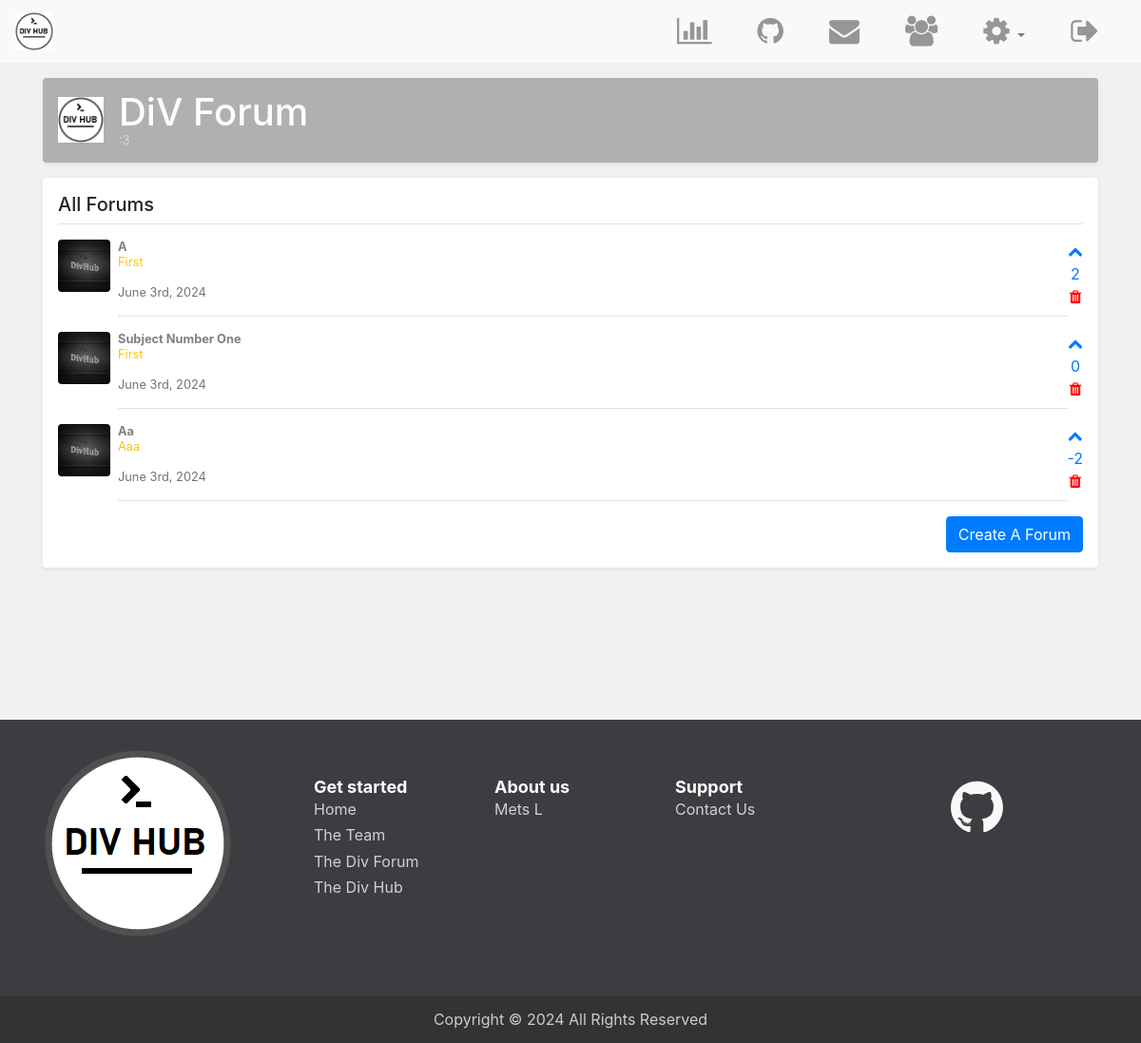
The app's page /topics.php (signed in) with its own data.
### tables this page shows
CREATE TABLE IF NOT EXISTS `topics` (
  `topic_id` int NOT NULL AUTO_INCREMENT,
  `topic_subject` varchar(255) NOT NULL,
  `topic_date` datetime NOT NULL,
  `topic_cat` int NOT NULL,
  `topic_by` int NOT NULL,
  PRIMARY KEY (`topic_id`),
  KEY `topic_cat` (`topic_cat`),
  KEY `topic_by` (`topic_by`)
);

CREATE TABLE IF NOT EXISTS `users` (
  `idUsers` int NOT NULL AUTO_INCREMENT,
  `userLevel` int NOT NULL DEFAULT '0',
  `f_name` varchar(50) NOT NULL,
  `l_name` varchar(50) NOT NULL,
  `uidUsers` tinytext NOT NULL,
  `emailUsers` tinytext NOT NULL,
  `pwdUsers` longtext NOT NULL,
  `gender` char(1) NOT NULL,
  `headline` varchar(500) DEFAULT NULL,
  `bio` varchar(4000) DEFAULT NULL,
  `userImg` varchar(500) DEFAULT 'default.png',
  PRIMARY KEY (`idUsers`)
);

### topics.php (the view, shortened to what this page needs)
<?php
    require 'includes/dbh.inc.php';
    include 'includes/HTML-head.php';
?>
	<link rel="stylesheet" type="text/css" href="css/list-page.css">
    </head>
    <body style="background: #f1f1f1">
        <?php
            include 'includes/navbar.php';
        ?>
        <main role="main" class="container">
      <div class="d-flex align-items-center p-3 my-3 text-white-50 bg-purple rounded shadow-sm">
          <img class="mr-3" src="img/200.png" alt="" width="48" height="48">
        <div class="lh-100">
          <h1 class="mb-0 text-white lh-100">DiV Forum</h1>
          <small>:3</small>
        </div>
      </div>
      <div class="my-3 p-3 bg-white rounded shadow-sm">
          <h5 class="border-bottom border-gray pb-2 mb-0">
                <?php
                    if(isset($_GET['cat']))
                    {
                        echo '<a href="forum.php">Forums</a>
                        / <span style="color: #709fea ">'.ucwords($category['cat_name'])."</span>";
                    }
                    else
                    {
                        echo 'All Forums';
                    }
                ?>
          </h5>
        <?php
            $sql = "select topic_id, topic_subject, topic_date, topic_cat, topic_by, userImg, idUsers, uidUsers, cat_name, (
                            select sum(post_votes)
                        from posts
                        where post_topic = topic_id
                        ) as upvotes
                    from topics, users, categories
                    where ";
            $sql .= "topics.topic_by = users.idUsers
                    and topics.topic_cat = categories.cat_id
                    order by topic_id asc ";
            $stmt = mysqli_stmt_init($conn);
            if (!mysqli_stmt_prepare($stmt, $sql))
            {
                die('SQL error');
            }
            else
            {
                mysqli_stmt_execute($stmt);
                $result = mysqli_stmt_get_result($stmt);
                while ($row = mysqli_fetch_assoc($result))
                {
                    echo '<a href="posts.php?topic='.$row['topic_id'].'">
                        <div class="media text-muted pt-3">
                            <img src="img/forum-cover.png" alt="" class="mr-2 rounded div-img">
                            <p class="media-body pb-3 mb-0 small lh-125 border-bottom border-gray">
                              <strong class="d-block text-gray-dark">'.ucwords($row['topic_subject']).'</strong></a>
                              <span class="text-warning">'.ucwords($row['uidUsers']).'</span><br><br>
                              '.date("F jS, Y", strtotime($row['topic_date'])).'
                            </p>
                            <span class="text-primary text-center">
                                <i class="fa fa-chevron-up" aria-hidden="true"></i><br>
                                    '.$row['upvotes'].'<br>';
                    if ($_SESSION['userLevel'] == 1 || $_SESSION['userId'] == $row['idUsers'])
                    {
                        echo '<a href="includes/delete-forum.php?id='.$row['topic_id'].'&page=topics" >
                                <i class="fa fa-trash" aria-hidden="true" style="color: red;"></i>
                              </a>
                            </span>';
                    }
                    else
                    {
                        echo '</span>';
                    }
                    echo '</span>
                            </div>';
                }
           }
        ?>
        <small class="d-block text-right mt-3">
            <a href="create-topic.php" class="btn btn-primary">Create A Forum</a>
        </small>
    </main>
        <?php include 'includes/footer.php'; ?>
    </body>
</html>

### css/styles.css (style rules this page uses)
html, body { height: 100%; }
img { max-width: 100%; }
a { text-decoration: none }
h1 { color: #ff9000; }
* { word-wrap: break-word; overflow-wrap: break-word; }
h1, h2, h3, h4, h5, h6, p, a, ul, span, li, img, inpot, button { margin: 0; padding: 0; }

### css/list-page.css (style rules this page uses)
html, body { overflow-x: hidden; }
.text-white-50 { color: rgba(255, 255, 255, .5); }
.bg-purple { background-color: #B0B0B0; }
.lh-100 { line-height: 1; }
.lh-125 { line-height: 1.25; }
.div-img { width: 55px; height: 55px; object-fit: cover; transition: transform .2s; }
a { color: gray; }

### records on screen
topics: topic_subject "A", topic_by.uidUsers "First", topic_date "June 3rd, 2024", upvotes "2"
topics: topic_subject "Subject Number One", topic_by.uidUsers "First", topic_date "June 3rd, 2024", upvotes "0"
topics: topic_subject "Aa", topic_by.uidUsers "Aaa", topic_date "June 3rd, 2024", upvotes "-2"
